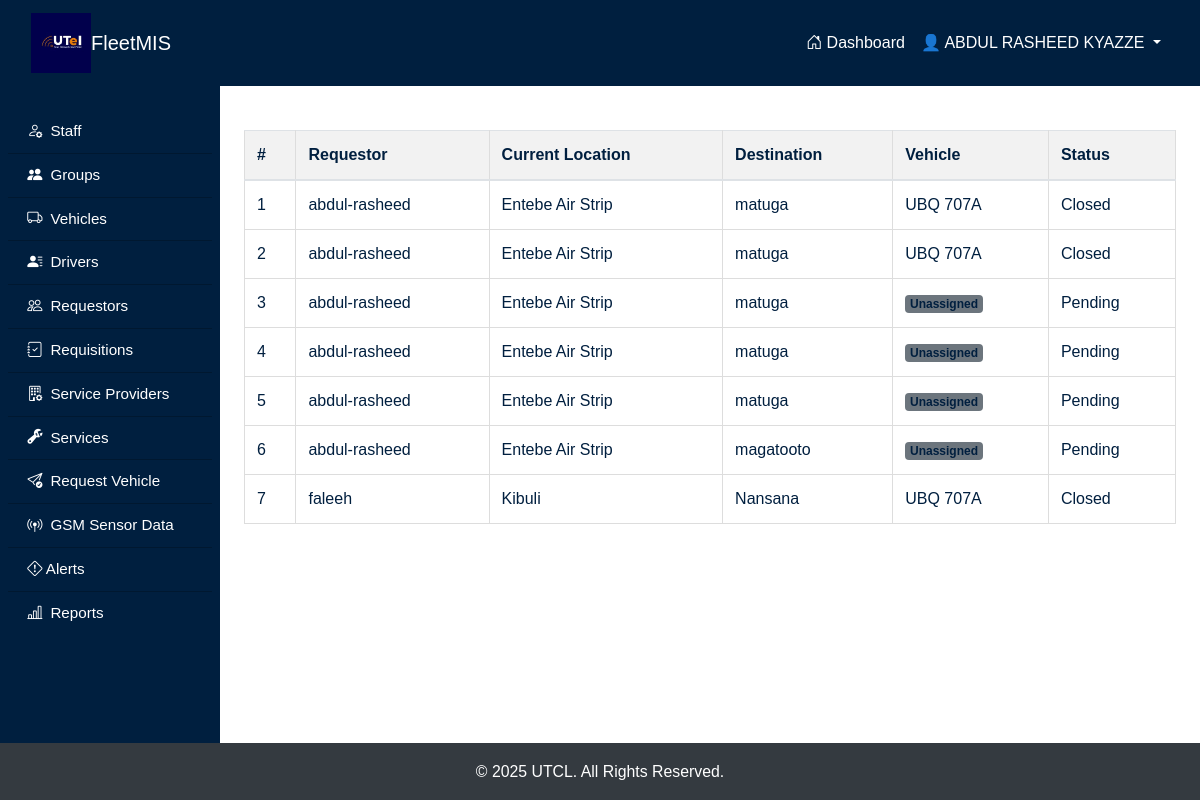
Screenshot of /requests/ (signed in) with the database file from the repository.
### fleetApp/models.py (models this page shows, shortened)
class Request(models.Model):
    REQUEST_STATE = [
        ("P", "Pending"),
        ("O", "Open"),
        ("C", "Closed"),
    ]
    requestor = models.ForeignKey(settings.AUTH_USER_MODEL, on_delete=models.CASCADE, related_name="requests")
    request_date = models.DateField(auto_now_add=True)
    required_date = models.DateField(help_text="Date by which vehicle is required")
    current_location = models.CharField(max_length=50)
    destination = models.CharField(max_length=50)
    purpose = models.CharField(max_length=100)
    vehicle = models.ForeignKey('Vehicle', on_delete=models.CASCADE, null=True, blank=True)
    driver = models.ForeignKey('Driver', on_delete=models.SET_NULL, null=True, blank=True, related_name='requests')
    time_of_allocation = models.DateTimeField(null=True, blank=True)
    updated_at = models.DateTimeField(auto_now=True)
    request_status = models.CharField(max_length=1, choices=REQUEST_STATE, default="P")
    mileage_at_assignment = models.IntegerField(null=True, blank=True)
    mileage_at_return = models.IntegerField(null=True, blank=True)

class Vehicle(models.Model):
  ENGIN = [
    ("GAS", "Gasoline"),
    ("HYB", "Hybrid"),
    ("DIS", "Diesel"),
    ("ELE", "Electric")
  ]
  STATUS = [
    ("Available", "Available"),
    ("Allocated", "Allocated")
  ]
  VEHICLE_TYPE = [
        ("Saloon", "Saloon Car"),
        ("SUV", "SUV (Sport Utility Vehicle)"),
        ("Pickup", "Pickup Truck"),
        ("Truck", "Cargo Truck"),
        ("Motorcycle", "Motorcycle"),
        ("Van", "Van"),
        ("DoubleCab", "Double Cabin"),
  ]
  vehicle_plate = models.CharField(max_length=20, unique=True)
  vehicle_type = models.CharField(max_length=20, choices=VEHICLE_TYPE)
  mileage = models.PositiveIntegerField()
  engine_type = models.CharField(max_length=4, choices=ENGIN)
  status = models.CharField(max_length=9, choices=STATUS, default="Available")

### fleetApp/views.py (the view)
# urls.py: path('requests/', views.request_list, name='request_list'),
@login_required
def request_list(request):
    status_filter = request.GET.get('status')
    if status_filter == 'pending':
        requests = Request.objects.filter(request_status='P')  # 'P' for Pending
    elif status_filter == 'closed':
        requests = Request.objects.filter(request_status='C')  # 'C' for Closed
    else:
        requests = Request.objects.all()
    context = {
        'requests': requests
    }
    return render(request, 'fleetApp/requisition/request_list.html', context)

### fleetApp/context_processors.py (called while the page is built)
def unread_alerts_count(request):
    if request.user.is_authenticated and request.user.groups.filter(name="FleetManagers").exists():
        count = Alert.objects.filter(priority_level="High").count()
        return {'unread_alerts_count': count}
    return {}

### fleetApp/templatetags/group_tags.py (called while the page is built)
@register.filter(name='has_group')
def has_group(user, group_name):
    return user.groups.filter(name=group_name).exists()

### fleetApp/templates/fleetApp/requisition/request_list.html (shortened to what this page needs)
{% extends "main.html" %}
{% load crispy_forms_tags %}
{% block content %}
<table class="table">
    <thead>
        <tr>
            <th>#</th>
            <th>Requestor</th>
            <th>Current Location</th>
            <th>Destination</th>
            <th>Vehicle</th>
            <th>Status</th>
        </tr>
    </thead>
    <tbody>
        {% for request in requests %}
        <tr>
            <td>{{ forloop.counter }}</td>
            <td>{{ request.requestor.username }}</td>
            <td>{{ request.current_location }}</td>
            <td>{{ request.destination }}</td>
            <td>
                {% if request.vehicle %}
                    {{ request.vehicle.vehicle_plate }}
                {% else %}
                    <span class="badge bg-secondary">Unassigned</span>
                {% endif %}
            </td>
            <td>{{ request.get_request_status_display }}</td>
        </tr>
        {% endfor %}
    </tbody>
</table>
{% endblock %}

### fleetApp/templates/main.html (shortened to what this page needs)
<!DOCTYPE html>
<html lang="en">
<head>
    {% load group_tags %}
    {% load static %}
    <link href="https://cdn.jsdelivr.net/npm/bootstrap-icons/font/bootstrap-icons.css" rel="stylesheet">
    <link rel="stylesheet" href="{% static 'css/bootstrap.min.css' %}">
    <link rel="stylesheet" href="{% static 'css/styles.css' %}">
</head>
<body>
    <nav class="navbar navbar-expand-lg" style="background-color: #001f3f;">
        <div class="container-fluid">
            <a class="navbar-brand d-flex align-items-center gap-2 text-white fw-bold" href="#">
                <img src="{% static 'images/log.jpeg' %}" alt="Fleet Logo" class="logo-img">
                FleetMIS
            </a>
            <div class="collapse navbar-collapse justify-content-end" id="navbarNav">
                <ul class="navbar-nav">
                    {% if user.is_authenticated %}
                        <li class="nav-item">
                            <a class="nav-link text-white" href="{% url 'home' %}">
                                <i class="bi bi-house-door"></i> Dashboard
                            </a>
                        </li>
                        <li class="nav-item dropdown">
                            <a class="nav-link dropdown-toggle text-white" href="#" role="button" data-bs-toggle="dropdown">
                                👤 {{ user.get_full_name|default:user.username }}
                            </a>
                        </li>
                    {% endif %}
                </ul>
            </div>
        </div>
    </nav>
    <div class="wrapper">
        {% if user.is_authenticated %}
        <div id="sidebar-wrapper">
            <div class="list-group list-group-flush px-2 pt-4">
                {% if user|has_group:"Admins" %}
                    <a href="{% url 'staff_dashboard'%}" class="list-group-item list-group-item-action bg-transparent text-white sidebar-link">
                        <i class="bi bi-person-gear"></i> Staff
                    </a>
                    <a href="{% url 'group_list'%}" class="list-group-item list-group-item-action bg-transparent text-white sidebar-link">
                        <i class="bi bi-people-fill"></i> Groups
                    </a>
                    <a href="{% url 'vehicle' %}" class="list-group-item list-group-item-action bg-transparent text-white sidebar-link">
                        <i class="bi bi-truck"></i> Vehicles
                    </a>
                    <a href="{% url 'drivers' %}" class="list-group-item list-group-item-action bg-transparent text-white sidebar-link">
                        <i class="bi bi-person-lines-fill"></i> Drivers
                    </a>
                    <a href="{% url 'requestor_list' %}" class="list-group-item list-group-item-action bg-transparent text-white sidebar-link">
                        <i class="bi bi-people"></i> Requestors
                    </a>
                    <a href="{% url 'requisitions' %}" class="list-group-item list-group-item-action bg-transparent text-white sidebar-link">
                        <i class="bi bi-journal-check"></i> Requisitions
                    </a>
                    <a href="{% url 'service_provider_list' %}" class="list-group-item list-group-item-action bg-transparent text-white sidebar-link">
                        <i class="bi bi-building-gear"></i> Service Providers
                    </a>
                    <a href="{% url 'service_list' %}" class="list-group-item list-group-item-action bg-transparent text-white sidebar-link">
                        <i class="bi bi-wrench-adjustable"></i> Services
                    </a>
                    <a href="{% url 'add_request' %}" class="list-group-item list-group-item-action bg-transparent text-white sidebar-link">
                        <i class="bi bi-send-check"></i> Request Vehicle
                    </a>
                    <a href="{% url 'gsm_data_list' %}" class="list-group-item list-group-item-action bg-transparent text-white sidebar-link">
                        <i class="bi bi-broadcast-pin"></i> GSM Sensor Data
                    </a>
                    <a href="{% url 'alert_list' %}" class="list-group-item list-group-item-action bg-transparent text-white sidebar-link d-flex justify-content-between align-items-center">
                        <span><i class="bi bi-exclamation-diamond"></i> Alerts</span>
                    </a>
                    <a href="{% url 'request_summary' %}" class="list-group-item list-group-item-action bg-transparent text-white sidebar-link">
                        <i class="bi bi-bar-chart-line"></i> Reports
                    </a>
                {% elif user|has_group:"FleetUsers" %}
                    <a href="{% url 'add_request' %}" class="list-group-item list-group-item-action bg-transparent text-white sidebar-link">
                        <i class="bi bi-send-check"></i> Request Vehicle
                    </a>
                {% endif %}
            </div>
        </div>
        {% endif %}
        <main class="main-content scrollable-content">
            {% block content %}{% endblock %}
        </main>
    </div>
    <footer class="bg-dark text-white text-center py-3 mt-auto">
        <p class="mb-0">&copy; 2025 UTCL. All Rights Reserved.</p>
    </footer>
</body>
</html>

### fleetApp/static/css/styles.css (style rules this page uses)
body { margin: 0; padding: 0; font-family: Arial, sans-serif; color: #001f3f; background-color: #fff; height: 100vh; overflow: hidden; display: flex; flex-direction: column; }
.wrapper { display: flex; flex: 1; overflow: hidden; height: 100%; }
#sidebar-wrapper { width: 220px; background-color: #001f3f; color: white; height: 100vh; overflow-y: auto; position: relative; flex-shrink: 0; z-index: 100; }
.sidebar-link { color: white !important; padding: 10px 1.2rem; display: flex; align-items: center; font-size: 0.95rem; gap: 0.5rem; }
.navbar { z-index: 1000; }
.main-content { flex-grow: 1; overflow-y: auto; padding: 1.5rem; background-color: #fff; max-height: calc(100vh - 60px); overflow-y: auto; max-height: calc(100vh - 60px); }
footer { background-color: #001f3f; color: #fff; text-align: center; padding: 12px; font-size: 0.9rem; flex-shrink: 0; }
.logo-img { height: 60px; width: auto; object-fit: contain; }
table { width: 100%; border-collapse: collapse; margin-top: 20px; }
table, th, td { border: 1px solid #ddd; }
th, td { padding: 8px; text-align: left; }
th { background-color: #f2f2f2; }
.scrollable-content { overflow-y: auto; max-height: calc(100vh - 60px); }
body { scrollbar-width: thin; scrollbar-color: #888 #f1f1f1; }
p { font-size: 1.1em; line-height: 1.6; margin-bottom: 20px; }

### rows the page displays
Request: requestor.username "abdul-rasheed", current_location "Entebe Air Strip", destination "matuga", vehicle.vehicle_plate "UBQ 707A", request_status "Closed"
Request: requestor.username "abdul-rasheed", current_location "Entebe Air Strip", destination "matuga", vehicle.vehicle_plate "UBQ 707A", request_status "Closed"
Request: requestor.username "abdul-rasheed", current_location "Entebe Air Strip", destination "matuga", shows "Unassigned", request_status "Pending"
Request: requestor.username "abdul-rasheed", current_location "Entebe Air Strip", destination "matuga", shows "Unassigned", request_status "Pending"
Request: requestor.username "abdul-rasheed", current_location "Entebe Air Strip", destination "matuga", shows "Unassigned", request_status "Pending"
Request: requestor.username "abdul-rasheed", current_location "Entebe Air Strip", destination "magatooto", shows "Unassigned", request_status "Pending"
Request: requestor.username "faleeh", current_location "Kibuli", destination "Nansana", vehicle.vehicle_plate "UBQ 707A", request_status "Closed"

### other values shown
{{ user.get_full_name|default:user.username }} "ABDUL RASHEED KYAZZE"
